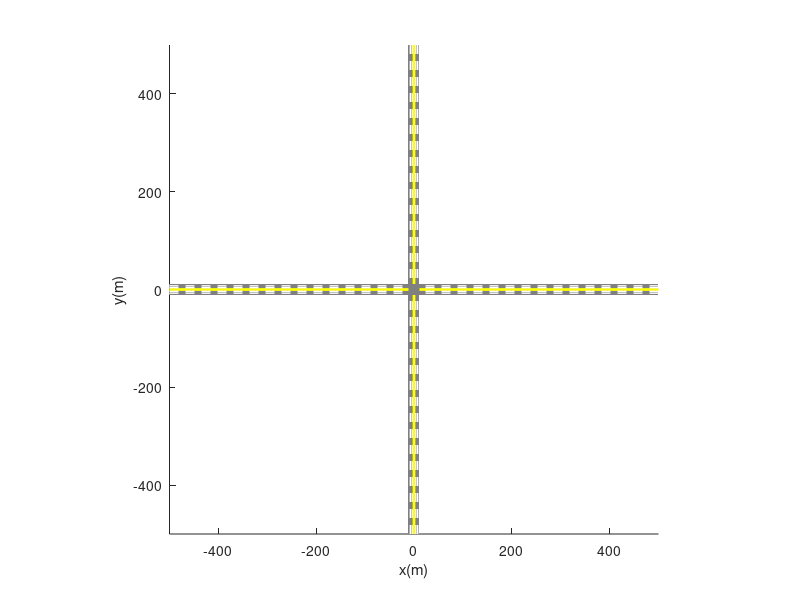

This figure's MATLAB source:
function plotComplexEnv
    hold on;
    xlabel('x(m)');
    ylabel('y(m)');
    xlim([-500,500])
    ylim([-500,500])
    axis equal;

    % plot road
    x = [-500, -500, 500, 500];
    y = [-11.25, 11.25, 11.25, -11.25];
    fill(x,y,[.5,.5,.5],'linestyle','none');
    fill(y,x,[.5,.5,.5],'linestyle','none');

    % plot center line
    plot_lane(0,{'y',2});

    % plot lane
    plot_lane(3.75,{'w--',1});
    plot_lane(-3.75,{'w--',1});
    plot_lane(7.5,{'w--',1});
    plot_lane(-7.5,{'w--',1});
    
    %plot arrow
    plot_arrow(-14.5, -5.625,0, 'straight');
    plot_arrow(14.5, 5.625,pi, 'straight');
    plot_arrow(-5.625, 14.5, -pi/2, 'straight');
    plot_arrow(5.625, -14.5, pi/2, 'straight');
    
    plot_arrow(-14.5, -1.875,0, 'left');
    plot_arrow(14.5, 1.875,pi, 'left');
    plot_arrow(-1.875, 14.5, -pi/2, 'left');
    plot_arrow(1.875, -14.5, pi/2, 'left');  
    
    plot_arrow(-14.5, -9.375,0, 'right');
    plot_arrow(14.5, 9.375,pi, 'right');
    plot_arrow(-9.375, 14.5, -pi/2, 'right');
    plot_arrow(9.375, -14.5, pi/2, 'right');
    
end

function plot_lane(s, style)
    color = style{1,1};
    linewidth = style{1,2};
    plot([-500,-11.25], [s,s], color, 'LineWidth', linewidth);
    plot([500,11.25], [s,s], color, 'LineWidth', linewidth);
    plot([s,s],[-500,-11.25],color, 'LineWidth', linewidth);
    plot([s,s],[500,11.25], color, 'LineWidth', linewidth);
end

function plot_arrow(x,y,theta,type)
    if strcmp(type, 'straight')
        s1 = 0.5;
        s2 = 2;
        x1 = x - s1 * sin(theta);
        x2 = x + s1 * sin(theta);
        x3 = x + s2 * cos(theta);
        y1 = y + s1 * cos(theta);
        y2 = y - s1 * cos(theta);
        y3 = y + s2 * sin(theta);
        fill([x1,x2,x3],[y1,y2,y3], [1,1,1], 'linestyle','none');

        s1 = 0.15;
        s2 = 3;
        x1 = x - s1 * sin(theta);
        x2 = x + s1 * sin(theta);
        y1 = y + s1 * cos(theta);
        y2 = y - s1 * cos(theta);

        xx = x - s2 * cos(theta);
        yy = y - s2 * sin(theta);
        x4 = xx - s1 * sin(theta);
        x3 = xx + s1 * sin(theta);
        y4 = yy + s1 * cos(theta);
        y3 = yy - s1 * cos(theta);
        fill([x1,x2,x3, x4],[y1,y2,y3, y4], [1,1,1], 'linestyle','none');
    end

    if strcmp(type, 'left')

        s1 = 0.15;
        s2 = 3;
        x1 = x - s1 * sin(theta);
        x2 = x + s1 * sin(theta);
        y1 = y + s1 * cos(theta);
        y2 = y - s1 * cos(theta);

        xx = x - s2 * cos(theta);
        yy = y - s2 * sin(theta);
        x4 = xx - s1 * sin(theta);
        x3 = xx + s1 * sin(theta);
        y4 = yy + s1 * cos(theta);
        y3 = yy - s1 * cos(theta);
        fill([x1,x2,x3, x4],[y1,y2,y3, y4], [1,1,1], 'linestyle','none');
        
        s2 = -0.5;
        theta = theta + pi/4;
        x1 = x - s1 * sin(theta);
        x2 = x + s1 * sin(theta);
        y1 = y + s1 * cos(theta);
        y2 = y - s1 * cos(theta);

        xx = x - s2 * cos(theta);
        yy = y - s2 * sin(theta);
        x4 = xx - s1 * sin(theta);
        x3 = xx + s1 * sin(theta);
        y4 = yy + s1 * cos(theta);
        y3 = yy - s1 * cos(theta);
        fill([x1,x2,x3, x4],[y1,y2,y3, y4], [1,1,1], 'linestyle','none');
        
        x = xx;
        y = yy;
        
        s1 = 0.5;
        s2 = 1.5;
        x1 = x - s1 * sin(theta);
        x2 = x + s1 * sin(theta);
        x3 = x + s2 * cos(theta);
        y1 = y + s1 * cos(theta);
        y2 = y - s1 * cos(theta);
        y3 = y + s2 * sin(theta);
        fill([x1,x2,x3],[y1,y2,y3], [1,1,1], 'linestyle','none');
    end

    if strcmp(type, 'right')
        s1 = 0.15;
        s2 = 3;
        x1 = x - s1 * sin(theta);
        x2 = x + s1 * sin(theta);
        y1 = y + s1 * cos(theta);
        y2 = y - s1 * cos(theta);

        xx = x - s2 * cos(theta);
        yy = y - s2 * sin(theta);
        x4 = xx - s1 * sin(theta);
        x3 = xx + s1 * sin(theta);
        y4 = yy + s1 * cos(theta);
        y3 = yy - s1 * cos(theta);
        fill([x1,x2,x3, x4],[y1,y2,y3, y4], [1,1,1], 'linestyle','none');
        
        s2 = -0.5;
        theta = theta - pi/4;
        x1 = x - s1 * sin(theta);
        x2 = x + s1 * sin(theta);
        y1 = y + s1 * cos(theta);
        y2 = y - s1 * cos(theta);

        xx = x - s2 * cos(theta);
        yy = y - s2 * sin(theta);
        x4 = xx - s1 * sin(theta);
        x3 = xx + s1 * sin(theta);
        y4 = yy + s1 * cos(theta);
        y3 = yy - s1 * cos(theta);
        fill([x1,x2,x3, x4],[y1,y2,y3, y4], [1,1,1], 'linestyle','none');
        
        x = xx;
        y = yy;
        
        s1 = 0.5;
        s2 = 1.5;
        x1 = x - s1 * sin(theta);
        x2 = x + s1 * sin(theta);
        x3 = x + s2 * cos(theta);
        y1 = y + s1 * cos(theta);
        y2 = y - s1 * cos(theta);
        y3 = y + s2 * sin(theta);
        fill([x1,x2,x3],[y1,y2,y3], [1,1,1], 'linestyle','none');

    end    
end